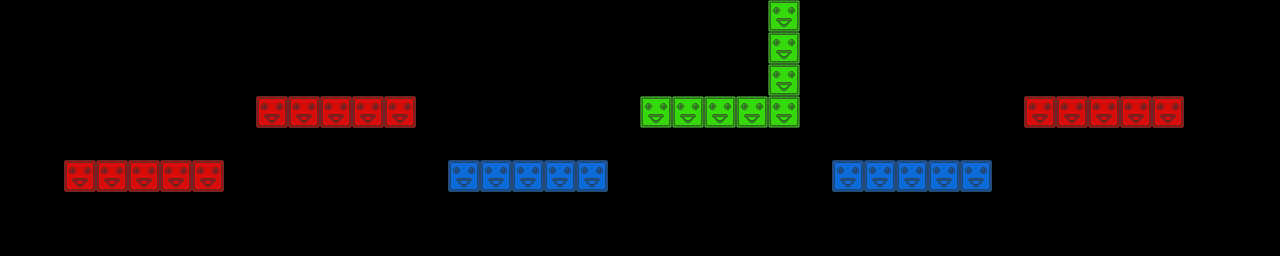

Below is a game level as drawn by its tile map, then a one-line description and the .tmx that defines it (tile-layer data replaced by summaries):
An orthogonal 40x8 tile map with 32x32 px tiles, 3 tile layers (red, green, blue) and 11 objects.

<map version="1.0" orientation="orthogonal" renderorder="right-down" width="40" height="8" tilewidth="32" tileheight="32">
 <tileset firstgid="1" name="blocks" tilewidth="32" tileheight="32">
  <image source="blocks.png" width="96" height="32" />
 </tileset>
 <layer name="red" width="40" height="8">
  <data>[320 cells, 15 non-empty, 1 distinct tile ids]</data>
 </layer>
 <layer name="green" width="40" height="8">
  <data>[320 cells, 8 non-empty, 1 distinct tile ids]</data>
 </layer>
 <layer name="blue" width="40" height="8">
  <data>[320 cells, 10 non-empty, 1 distinct tile ids]</data>
 </layer>
 <objectgroup name="crystals">
  <object x="176" y="145" height="1">
   <ellipse />
  </object>
  <object x="350" y="71">
   <ellipse />
  </object>
  <object x="537" y="140" height="1">
   <ellipse />
  </object>
  <object x="695" y="70">
   <ellipse />
  </object>
  <object x="927" y="144">
   <ellipse />
  </object>
  <object x="1125" y="80">
   <ellipse />
  </object>
 </objectgroup>
 <objectgroup name="spikes">
  <object x="194" y="109">
   <ellipse />
  </object>
  <object x="483" y="84">
   <ellipse />
  </object>
  <object x="595" y="97">
   <ellipse />
  </object>
  <object x="863" y="126">
   <ellipse />
  </object>
  <object x="993" y="110">
   <ellipse />
  </object>
 </objectgroup>
</map>
